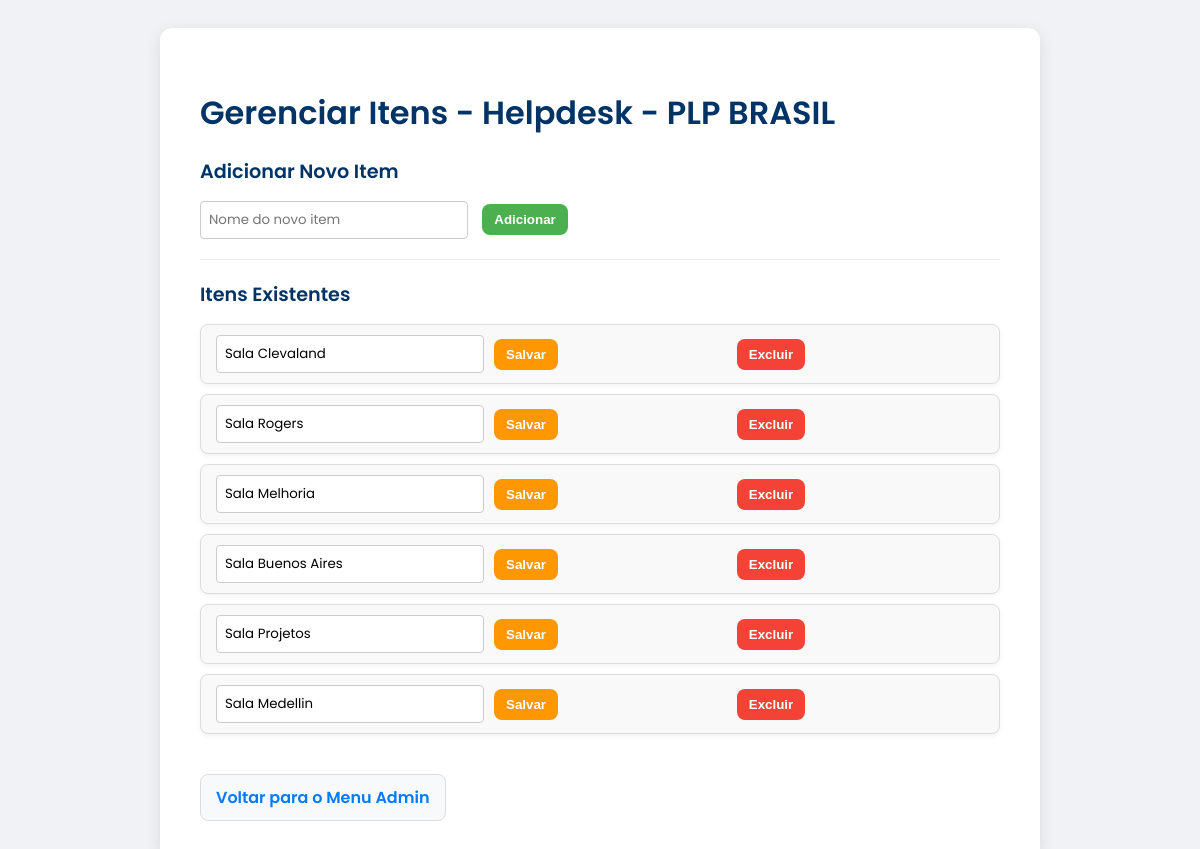
The page /manage_items.php?type=helpdesk&filial=PLP_BRASIL (signed in) on the database its author committed.
### tables this page shows
CREATE TABLE `checklist_item_names` (
  `item_id` int NOT NULL AUTO_INCREMENT,
  `item_name` varchar(255) NOT NULL,
  `checklist_type` varchar(255) NOT NULL,
  `filial` varchar(255) NOT NULL,
  PRIMARY KEY (`item_id`)
);

### manage_items.php (the view, shortened to what this page needs)
<?php
require_once 'db_config.php';
$checklist_type = isset($_GET['type']) ? htmlspecialchars($_GET['type']) : 'infra';
$type_display = ucfirst($checklist_type);
$filial = isset($_GET['filial']) ? htmlspecialchars($_GET['filial']) : '';
$filial_display = str_replace('_', ' ', $filial);
$conn = new mysqli($servername, $username, $password, $dbname);
$items = [];
$sql = "SELECT item_id, item_name FROM checklist_item_names WHERE checklist_type = ? AND filial = ?";
$stmt = $conn->prepare($sql);
$stmt->bind_param("ss", $checklist_type, $filial);
$stmt->execute();
$result = $stmt->get_result();
if ($result->num_rows > 0) {
    while($row = $result->fetch_assoc()) {
        $items[] = $row;
    }
}
?>
<!DOCTYPE html>
<html lang="pt-br">
<head>
</head>
<body>
    <div class="container">
        <h1>Gerenciar Itens - <?php echo $type_display; ?> - <?php echo $filial_display; ?></h1>
        <div class="form-section">
            <h3>Adicionar Novo Item</h3>
            <form action="" method="post" class="add-form">
                <input type="text" name="item_name" placeholder="Nome do novo item" class="input-text" required>
                <button type="submit" name="add_item" class="btn add-btn">Adicionar</button>
            </form>
        </div>
        <div class="item-list">
            <h3>Itens Existentes</h3>
            <?php if (empty($items)): ?>
                <p>Nenhum item encontrado para esta filial.</p>
            <?php else: ?>
                <?php foreach ($items as $item): ?>
                    <div class="item-row">
                        <form action="" method="post">
                            <input type="text" name="new_item_name" value="<?php echo htmlspecialchars($item['item_name']); ?>" class="input-text">
                            <button type="submit" name="edit_item" class="btn edit-btn">Salvar</button>
                        </form>
                        <form action="" method="post">
                            <button type="submit" name="delete_item" class="btn delete-btn" onclick="return confirm('Tem certeza que deseja excluir este item?');">Excluir</button>
                        </form>
                    </div>
                <?php endforeach; ?>
            <?php endif; ?>
        </div>
        <a href="admin.php" class="back-btn">Voltar para o Menu Admin</a>
    </div>
</body>
</html>

### manage_items.php (style rules this page uses)
body { font-family: 'Poppins', Arial, sans-serif; background-color: #f0f2f5; padding: 20px; }
.container { max-width: 800px; margin: 0 auto; background-color: #fff; padding: 40px; border-radius: 12px; box-shadow: 0 4px 15px rgba(0,0,0,0.1); }
h1, h3 { color: #003366; font-weight: 600; }
h1 { font-size: 2em; margin-bottom: 20px; }
h3 { font-size: 1.2em; margin-top: 0; margin-bottom: 15px; }
.form-section { border-bottom: 1px solid #eee; padding-bottom: 20px; margin-bottom: 20px; }
.item-list { margin-top: 20px; }
.item-row { display: flex; align-items: center; justify-content: space-between; margin-bottom: 10px; padding: 10px 15px; border: 1px solid #ddd; border-radius: 8px; background-color: #f9f9f9; box-shadow: 0 2px 5px rgba(0,0,0,0.05); }
.item-row form { display: flex; align-items: center; flex-grow: 1; }
.btn, .add-btn, .edit-btn, .delete-btn { padding: 8px 12px; border: none; border-radius: 8px; cursor: pointer; font-weight: 600; color: #fff; transition: all 0.3s ease; }
.add-btn { background-color: #4CAF50; }
.edit-btn { background-color: #ff9800; }
.delete-btn { background-color: #f44336; }
.input-text { padding: 8px; border-radius: 4px; border: 1px solid #ccc; width: 250px; margin-right: 10px; font-family: inherit; }
.back-btn { display: inline-block; margin-top: 30px; text-decoration: none; color: #007BFF; background-color: #f8f9fa; border: 1px solid #ddd; padding: 10px 15px; border-radius: 8px; font-weight: 600; transition: all 0.3s ease; }

### rows shown on the page
checklist_item_names: new_item_name "Sala Clevaland"
checklist_item_names: new_item_name "Sala Rogers"
checklist_item_names: new_item_name "Sala Melhoria"
checklist_item_names: new_item_name "Sala Buenos Aires"
checklist_item_names: new_item_name "Sala Projetos"
checklist_item_names: new_item_name "Sala Medellin"

### other values the page prints
$type_display "Helpdesk"
$filial_display "PLP BRASIL"
